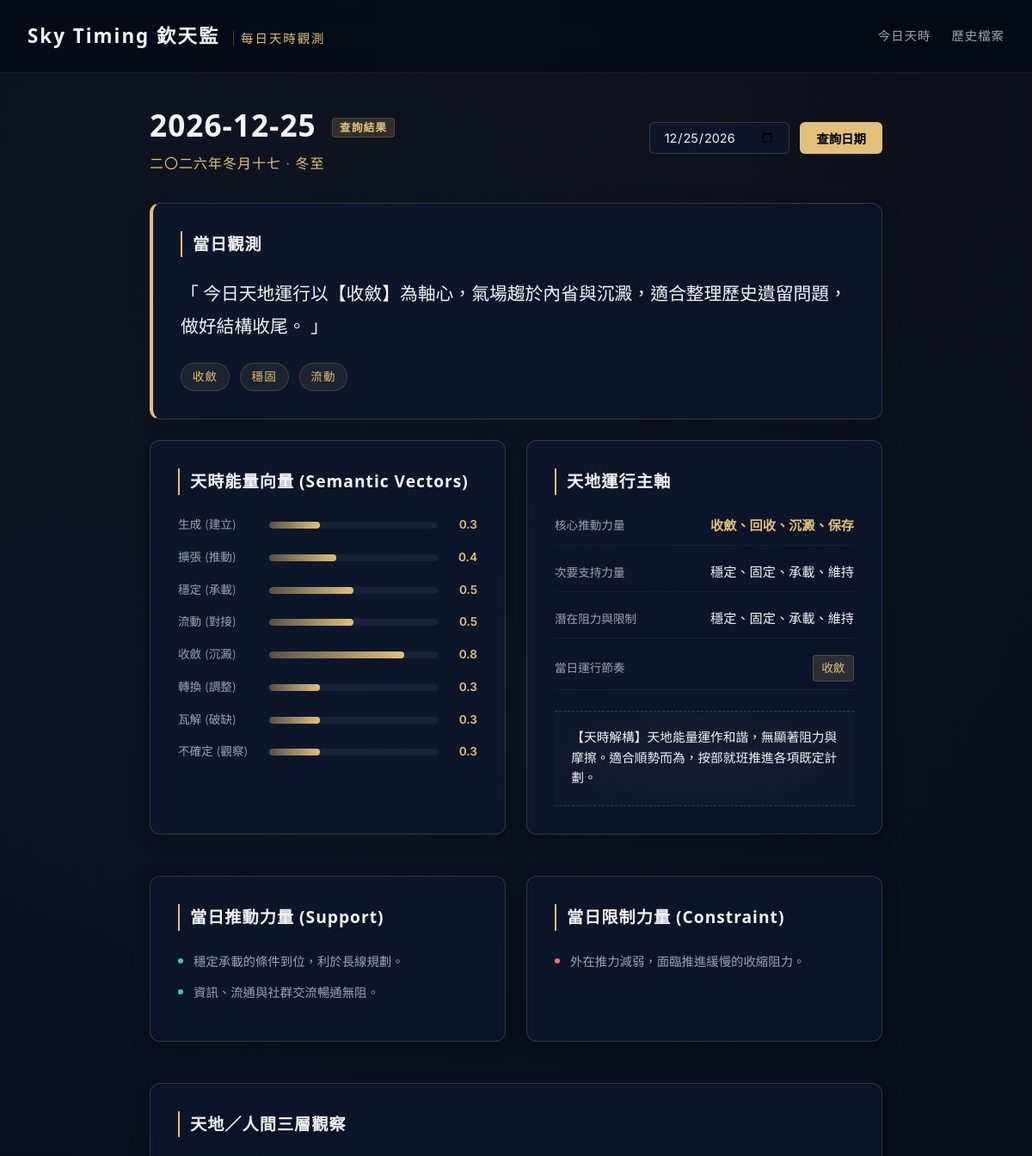
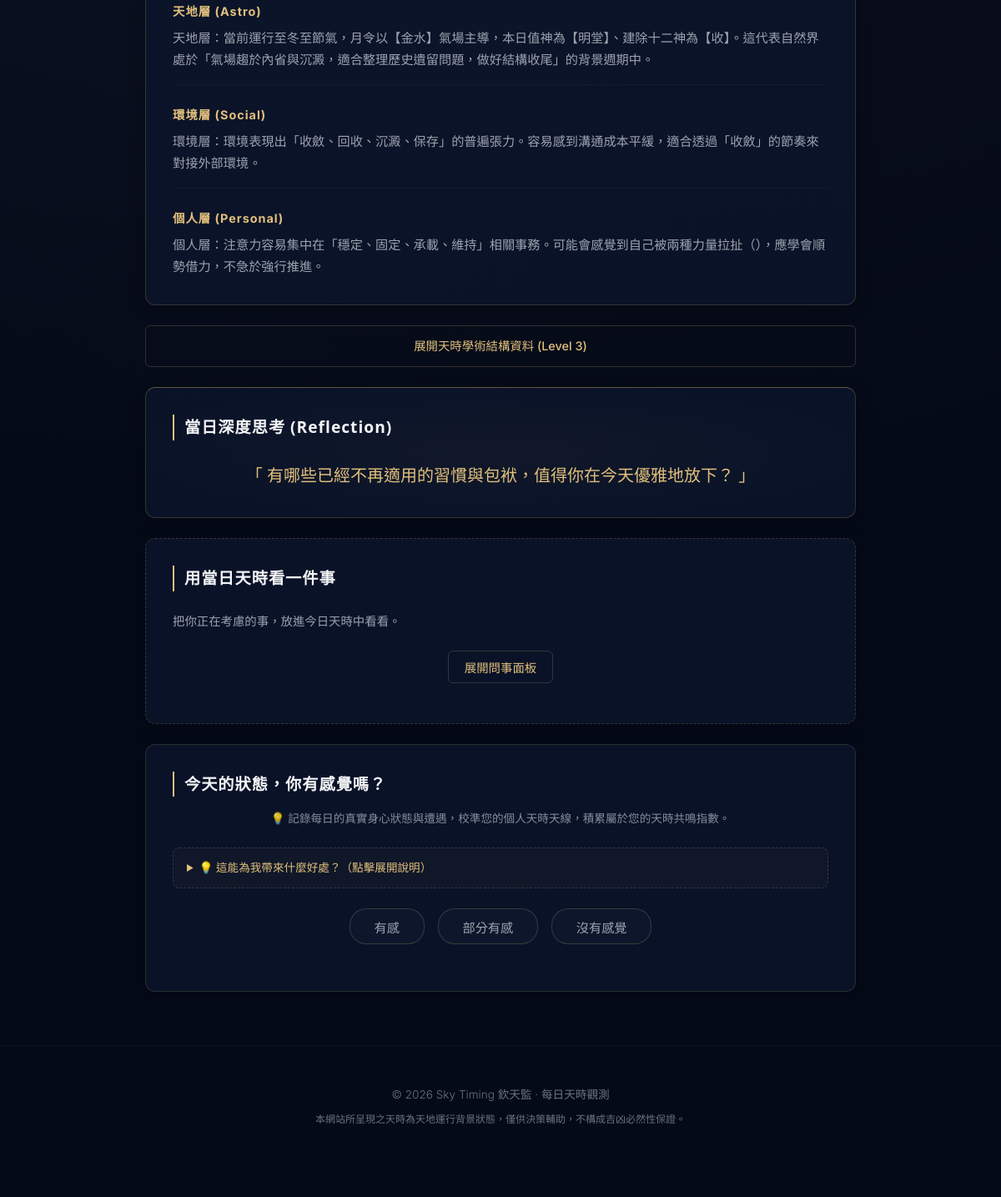
Screenshot of /date/2026-12-25 with the database file from the repository (2 pictures, top to bottom).
### tables this page shows
CREATE TABLE daily_states (
            id INTEGER PRIMARY KEY AUTOINCREMENT,
            date TEXT NOT NULL,
            timezone TEXT NOT NULL,
            city TEXT NOT NULL,
            raw_timing_data TEXT NOT NULL,
            semantic_vectors TEXT NOT NULL,
            primary_force TEXT NOT NULL,
            secondary_force TEXT NOT NULL,
            constraint_force TEXT NOT NULL,
            daily_rhythm TEXT NOT NULL,
            daily_summary TEXT NOT NULL,
            reflection_question TEXT NOT NULL,
            created_at TEXT NOT NULL,
            UNIQUE(date, timezone, city)
        );

### app.py (the view)
@app.get("/date/{date_str}", response_class=HTMLResponse)
def read_date(request: Request, date_str: str):
    try:
        datetime.strptime(date_str, "%Y-%m-%d")
    except ValueError:
        raise HTTPException(status_code=400, detail="Invalid date format. Use YYYY-MM-DD.")
    state = get_or_create_state(date_str)
    return templates.TemplateResponse(request=request, name="date.html", context={"request": request, "state": state})

### templates/date.html (shortened to what this page needs)
<!DOCTYPE html>
<html lang="zh-TW">
<head>
    <link rel="stylesheet" href="/static/style.css">
</head>
<body>
    <header class="app-header">
        <div class="logo">Sky Timing 欽天監 <span>每日天時觀測</span></div>
        <nav class="app-nav">
            <a href="/">今日天時</a>
            <a href="/archive">歷史檔案</a>
        </nav>
    </header>
    <main class="container">
        <section class="date-selector-section">
            <div class="current-date-info">
                <h1>{{ state.date }} <span class="date-badge">查詢結果</span></h1>
                <p class="lunar-calendar-text">{{ state.raw_timing_data.lunar_date }} · {{ state.raw_timing_data.solar_term }}</p>
            </div>
            <div class="selector-controls">
                <input type="date" id="dateQuery" value="{{ state.date }}">
                <button onclick="queryDate()" class="btn-gold">查詢日期</button>
            </div>
        </section>
        <section class="card one-liner-card">
            <h2>當日觀測</h2>
            <p class="one-liner-text">「 {{ state.content.one_liner }} 」</p>
            <div class="keywords-row">
                {% for kw in state.content.keywords %}
                <span class="keyword-tag">{{ kw }}</span>
                {% endfor %}
            </div>
        </section>
        <section class="grid-2">
            <div class="card">
                <h2>天時能量向量 (Semantic Vectors)</h2>
                <div class="vector-chart">
                    {% for name, val in state.formatted_vectors.items() %}
                    <div class="vector-bar-row">
                        <span class="vector-label">{{ name }}</span>
                        <div class="bar-container">
                            <div class="bar-fill" style="width: {{ val * 100 }}%"></div>
                        </div>
                        <span class="vector-value">{{ val }}</span>
                    </div>
                    {% endfor %}
                </div>
            </div>
            <div class="card">
                <h2>天地運行主軸</h2>
                <div class="forces-info">
                    <div class="force-item">
                        <span class="force-title">核心推動力量</span>
                        <span class="force-val gold-text">{{ state.primary_force }}</span>
                    </div>
                    <div class="force-item">
                        <span class="force-title">次要支持力量</span>
                        <span class="force-val">{{ state.secondary_force }}</span>
                    </div>
                    <div class="force-item">
                        <span class="force-title">潛在阻力與限制</span>
                        <span class="force-val">{{ state.constraint_force }}</span>
                    </div>
                    <div class="force-item">
                        <span class="force-title">當日運行節奏</span>
                        <span class="force-val rhythm-badge">{{ state.daily_rhythm }}</span>
                    </div>
                </div>
                {% if state.content.synthesis %}
                <div class="synthesis-block">
                    <p class="synthesis-text">{{ state.content.synthesis }}</p>
                </div>
                {% endif %}
            </div>
        </section>
        <section class="grid-2">
            <div class="card support-card">
                <h2>當日推動力量 (Support)</h2>
                <ul class="clean-list">
                    {% for p in state.content.support_points %}
                    <li><span class="dot-green"></span> {{ p }}</li>
                    {% endfor %}
                </ul>
            </div>
            <div class="card constraint-card">
                <h2>當日限制力量 (Constraint)</h2>
                <ul class="clean-list">
                    {% for p in state.content.risk_points %}
                    <li><span class="dot-red"></span> {{ p }}</li>
                    {% endfor %}
                </ul>
            </div>
        </section>
        <section class="card">
            <h2>天地／人間三層觀察</h2>
            <div class="observation-tiers">
                <div class="tier-block">
                    <h3>天地層 (Astro)</h3>
                    <p>{{ state.content.tian_obs }}</p>
                </div>
                <div class="tier-block">
                    <h3>環境層 (Social)</h3>
                    <p>{{ state.content.group_obs }}</p>
                </div>
                <div class="tier-block">
                    <h3>個人層 (Personal)</h3>
                    <p>{{ state.content.person_obs }}</p>
                </div>
            </div>
        </section>
        <details class="astro-details-fold">
            <summary class="btn-outline fold-summary">展開天時學術結構資料 (Level 3)</summary>
        </details>
        <section class="card question-card">
            <h2>當日深度思考 (Reflection)</h2>
            <p class="question-text">「 {{ state.reflection_question }} 」</p>
        </section>
        <section class="card ask-section">
            <h2>用當日天時看一件事</h2>
            <p class="section-desc">把你正在考慮的事，放進今日天時中看看。</p>
            <div class="ask-trigger-container">
                <button onclick="toggleAskForm()" class="btn-outline">展開問事面板</button>
            </div>
        </section>
        <section class="card feedback-section">
            <h2>今天的狀態，你有感覺嗎？</h2>
            <p class="feedback-subtitle">💡 記錄每日的真實身心狀態與遭遇，校準您的個人天時天線，積累屬於您的天時共鳴指數。</p>
            <details class="feedback-guide">
                <summary>💡 這能為我帶來什麼好處？（點擊展開說明）</summary>
            </details>
            <div class="feedback-buttons">
                <button type="button" class="btn-feedback" id="btn-resonant" onclick="selectReaction('resonant')">有感</button>
                <button type="button" class="btn-feedback" id="btn-partial" onclick="selectReaction('partial')">部分有感</button>
                <button type="button" class="btn-feedback" id="btn-not_resonant" onclick="selectReaction('not_resonant')">沒有感覺</button>
            </div>
        </section>
    </main>
    <footer class="app-footer">
        <p>© 2026 Sky Timing 欽天監 · 每日天時觀測</p>
        <p class="footer-notice">本網站所呈現之天時為天地運行背景狀態，僅供決策輔助，不構成吉凶必然性保證。</p>
    </footer>
</body>
</html>

### rows the page displays
daily_states: date "2026-12-25", date "12/25/2026", primary_force "收斂、回收、沉澱、保存", secondary_force "穩定、固定、承載、維持", constraint_force "穩定、固定、承載、維持", daily_rhythm "收斂", reflection_question "有哪些已經不再適用的習慣與包袱，值得你在今天優雅地放下？"

### other values shown
{{ state.raw_timing_data.lunar_date }} "二〇二六年冬月十七"
{{ state.raw_timing_data.solar_term }} "冬至"
{{ state.content.one_liner }} "今日天地運行以【收斂】為軸心，氣場趨於內省與沉澱，適合整理歷史遺留問題，做好結構收尾。"
{{ kw }} "收斂" "穩固" "流動"
{{ name }} "生成 (建立)" "擴張 (推動)" "穩定 (承載)" "流動 (對接)" "收斂 (沉澱)" "轉換 (調整)" "瓦解 (破缺)" "不確定 (觀察)"
{{ val }} "0.3" "0.4" "0.5" "0.5" "0.8" "0.3" "0.3" "0.3"
{{ state.content.synthesis }} "【天時解構】天地能量運作和諧，無顯著阻力與摩擦。適合順勢而為，按部就班推進各項既定計劃。"
{{ p }} "穩定承載的條件到位，利於長線規劃。" "資訊、流通與社群交流暢通無阻。"
{{ p }} "外在推力減弱，面臨推進緩慢的收縮阻力。"
{{ state.content.tian_obs }} "天地層：當前運行至冬至節氣，月令以【金水】氣場主導，本日值神為【明堂】、建除十二神為【收】。這代表自然界處於「氣場趨於內省與沉澱，適合整理歷史遺留問題，做好結構收尾」的背景週期中。"
{{ state.content.group_obs }} "環境層：環境表現出「收斂、回收、沉澱、保存」的普遍張力。容易感到溝通成本平緩，適合透過「收斂」的節奏來對接外部環境。"
{{ state.content.person_obs }} "個人層：注意力容易集中在「穩定、固定、承載、維持」相關事務。可能會感覺到自己被兩種力量拉扯（），應學會順勢借力，不急於強行推進。"
